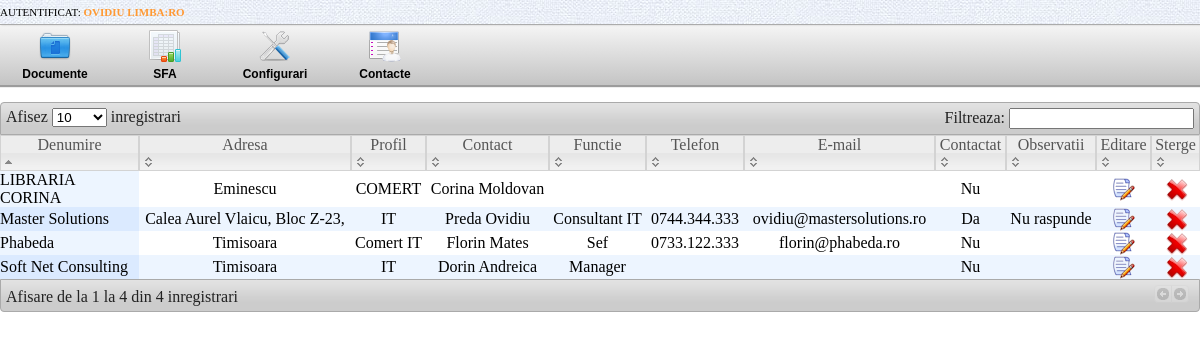
Page /module/CONTACT/societati.php (signed in) on the committed database.
### tables this page shows
CREATE TABLE IF NOT EXISTS `meniu` (
  `id_meniu` int(11) NOT NULL AUTO_INCREMENT,
  `modul` varchar(15) NOT NULL,
  `nume_meniu` varchar(25) NOT NULL,
  `ico` varchar(35) NOT NULL,
  `tip` int(11) NOT NULL,
  `parinte` int(11) NOT NULL,
  `ordonare` int(11) NOT NULL,
  `adresa` varchar(30) NOT NULL,
  PRIMARY KEY (`id_meniu`)
);

CREATE TABLE IF NOT EXISTS `societati` (
  `codsocietate` int(11) NOT NULL AUTO_INCREMENT,
  `denumire` varchar(30) NOT NULL,
  `adresa` varchar(70) NOT NULL,
  `cui` varchar(11) DEFAULT NULL,
  `regcom` varchar(15) DEFAULT NULL,
  `profil` varchar(20) DEFAULT NULL,
  `email` varchar(45) DEFAULT NULL,
  `contact` varchar(30) DEFAULT NULL,
  `functia` varchar(20) DEFAULT NULL,
  `telefon` varchar(12) DEFAULT NULL,
  `emailcontact` varchar(45) DEFAULT NULL,
  `contactat` varchar(2) DEFAULT NULL,
  `observatii` varchar(250) DEFAULT NULL,
  `client` int(1) NOT NULL DEFAULT '0',
  `utilizator` varchar(55) DEFAULT NULL,
  `parola` varchar(55) DEFAULT NULL,
  PRIMARY KEY (`codsocietate`)
);

### module/CONTACT/societati.php (the view, shortened to what this page needs)
<?php
$query_societati = "SELECT * FROM societati";
$societati = mysql_query($query_societati, $conexiune_db) or die(mysql_error());
$row_societati = mysql_fetch_assoc($societati);
?>
<!DOCTYPE html PUBLIC "-//W3C//DTD XHTML 1.0 Transitional//EN" "http://www.w3.org/TR/xhtml1/DTD/xhtml1-transitional.dtd">
<html xmlns="http://www.w3.org/1999/xhtml">
<head>
<?php require_once('../../meniu.php'); ?>
<link href="/CRM/css/demo_table_jui.css" rel="stylesheet" type="text/css" />
</head>
<body>
  <table cellpadding="0" cellspacing="0" border="0" id="dataTable">
    <thead>
      <tr>
        <th>Denumire</th>
        <th>Adresa</th>
        <th>Profil</th>
        <th>Contact</th>
        <th>Functie</th>
        <th>Telefon</th>
        <th>E-mail</th>
        <th>Contactat</th>
        <th>Observatii</th>
        <th>Editare</th>
        <th>Sterge</th>
      </tr>
    </thead>
    <tbody>
        <?php do { ?>
        <tr>
            <td><?php echo $row_societati['denumire']; ?></td>
          <td align="center"><?php echo $row_societati['adresa']; ?></td>
          <td align="center"><?php echo $row_societati['profil']; ?></td>
          <td align="center"><?php echo $row_societati['contact']; ?></td>
          <td align="center"><?php echo $row_societati['functia']; ?></td>
          <td align="center"><?php echo $row_societati['telefon']; ?></td>
          <td align="center"><?php echo $row_societati['emailcontact']; ?></td>
          <td align="center"><?php echo $row_societati['contactat']; ?></td>
          <td align="center"><?php echo $row_societati['observatii']; ?></td>
            <td align="center"><a href="societati_detalii.php?recordID=<?php echo $row_societati['codsocietate']; ?>"><img src="/CRM/css/pic/Grid/modifica.png" alt="Modifica" width="24" height="24" /></a></td>
            <td align="center"><a href="societati_sterge.php?recordID=<?php echo $row_societati['codsocietate']; ?>"><img src="/CRM/css/pic/Grid/sterge.png" alt="Sterge" width="24" height="24" /></a></td>
        </tr>
          <?php } while ($row_societati = mysql_fetch_assoc($societati)); ?>
    </tbody>
  </table>
</body>
</html>

### meniu.php (shortened to what this page needs)
<!DOCTYPE html PUBLIC "-//W3C//DTD XHTML 1.0 Transitional//EN" "http://www.w3.org/TR/xhtml1/DTD/xhtml1-transitional.dtd">
<html xmlns="http://www.w3.org/1999/xhtml">
<link href="/CRM/css/meniu.css" rel="stylesheet" type="text/css" />
<head>
</head>
<body marginwidth="0" topmargin="0">
<div id="container-menu">
 <div class="info-top">
 <?php
 echo "Autentificat: ". "<span class=\"utilizator\">" . $_SESSION["MM_Username"] . " Limba:" .$_SESSION['user_lang'] . "</span><p>";
 ?>
 </div>
 <div class="main_menu">
    <ul id="menu">
        <?php
        $query_Meniu = "SELECT * FROM meniu where tip=0 ORDER BY ordonare ASC";
        $Meniu = mysql_query($query_Meniu, $conexiune_db) or die(mysql_error());
		while ($rowMeniu = mysql_fetch_array($Meniu))
        {
	    $nume_meniu=$rowMeniu['nume_meniu'];
		$ico_meniu=$rowMeniu['ico'];
		if ($rowMeniu['adresa'] == '#') {
        $adresa_meniu = "#";
        } else {
		$adresa_meniu="../".$rowMeniu['modul']."/".$rowMeniu['adresa'];
		}
    ?>
       <li><a href=<?php echo $adresa_meniu ?>><span><img src="/CRM/css/pic/Meniu/<?php echo $ico_meniu ?>" /></span><br><?php echo $nume_meniu; ?></span></a>
      </li>
  <?php } ?>
    </ul>
 </div>
</div>
</body>
</html>

### css/meniu.css (style rules this page uses)
#container-menu { width: 100%; margin-left: 0px; margin-right: 0px; height: 82px; }
.info-top { line-height: 24px; height: 24px; font-size: 11px; background: rgba(255, 255, 255, 0.4); text-transform: uppercase; z-index: 9999; position: relative; box-shadow: 1px 0px 2px rgba(0,0,0,0.2); background: url("../pic/bg.jpg") #FFFFFF; border-bottom: 1px solid #ABABAB; }
.utilizator { color: #F93; font-weight: bold; }
.main_menu { background: linear-gradient(to bottom, #F5F5F5, #C4C4C4) transparent; height: 60px; margin: 0px 0px 0px; text-align: center; background-size: 100%; }
#menu { width: 100%; margin: 0; padding: 0 0 0 0; list-style: none; -moz-box-shadow: 0 2px 1px #9c9c9c; -webkit-box-shadow: 0 2px 1px #9c9c9c; box-shadow: 0 2px 1px #9c9c9c; height: inherit; }
#menu li { float: left; padding: 0 0 10px 0; position: relative; line-height: 0; }
#menu a { float: left; padding: 5px 20px 5px 20px; color: #000000; font: bold 12px/25px Arial, Helvetica; text-decoration: none; width: 70px; }
#menu:after { visibility: hidden; display: block; font-size: 0; content: " "; clear: both; height: 0; }

### css/demo_table_jui.css (style rules this page uses)
tr.odd { background-color: #E2E4FF; }
tr.even { background-color: white; }
tr.odd td.sorting_1 { background-color: #D3D6FF; }
tr.even td.sorting_1 { background-color: #EAEBFF; }

### module/CONTACT/societati.php (style rules this page uses)
#dataTable { padding: 0;margin:0;width:100%; }
#dataTable_wrapper th { cursor:pointer; }
#dataTable_wrapper tr.odd { color:#000; background-color:#FFF; }
#dataTable_wrapper tr.odd td.sorting_1 { color:#000; background-color:#EDF5FF; }
#dataTable_wrapper tr.even { color:#000; background-color:#EDF5FF; }
#dataTable_wrapper tr.even td.sorting_1 { color:#000; background-color:#DBEAFF }

### rows in the picture
meniu: ico (picture), nume_meniu "Documente"
meniu: ico (picture), nume_meniu "SFA"
meniu: ico (picture), nume_meniu "Configurari"
meniu: ico (picture), nume_meniu "Contacte"
societati: denumire "Master Solutions", adresa "Calea Aurel Vlaicu, Bloc Z-23,", profil "IT", contact "Preda Ovidiu", functia "Consultant IT", telefon "0744.344.333", emailcontact "ovidiu@mastersolutions.ro", contactat "Da", observatii "Nu raspunde"
societati: denumire "Phabeda", adresa "Timisoara", profil "Comert IT", contact "Florin Mates", functia "Sef", telefon "0733.122.333", emailcontact "florin@phabeda.ro", contactat "Nu"
societati: denumire "LIBRARIA CORINA", adresa "Eminescu", profil "COMERT", contact "Corina Moldovan", contactat "Nu"
societati: denumire "Soft Net Consulting", adresa "Timisoara", profil "IT", contact "Dorin Andreica", functia "Manager", contactat "Nu"

### other values in the picture
$_SESSION["MM_Username"] "OVIDIU"
$_SESSION['user_lang'] "RO"
